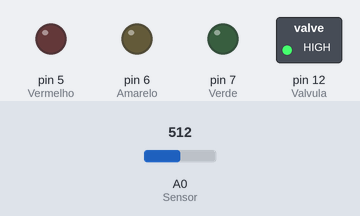
A sketch run on a simulated Arduino Uno, built with avr-gcc and run on an emulated ATmega328P. Parts: switched loads named in the sketch (green lamp = pin HIGH), output pins drawn as LEDs (lit = HIGH). The test bench sets the inputs (shaded band); at power-on: A0 (Sensor) = 512.

Above: at 0.1 s.
At 50.1 s:
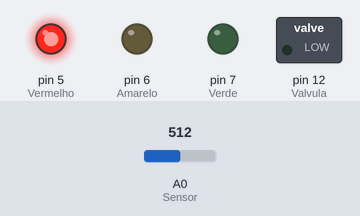
At 125.1 s:
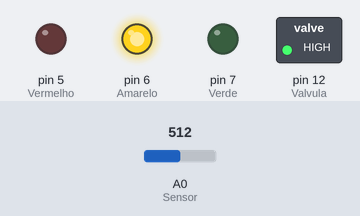
Timing chart, 0 to 126.6 s (numbered marks = the images above):
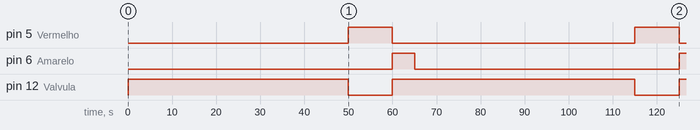

The sketch:

projeto_arduino.ino
```cpp
#include <SoftwareSerial.h>

// Configuração dos pinos para SoftwareSerial
SoftwareSerial espSerial(10, 11); // RX, TX

// Variáveis do programa
const int Sensor = A0;
const int Valvula = 12;
const int limiarSeco = 60;
const int tempoRega = 10; // Tempo de rega em segundos
int umidadeSolo = 0;
int valveActivationCount = 0;

void setup() {
  pinMode(Valvula, OUTPUT);
  digitalWrite(Valvula, HIGH); // Desliga a válvula inicialmente

  // Inicializa os LEDs
  pinMode(5, OUTPUT); // Vermelho
  pinMode(6, OUTPUT); // Amarelo
  pinMode(7, OUTPUT); // Verde

  // Inicializa a comunicação Serial com o computador
  Serial.begin(9600);
  // Inicializa a comunicação Serial com o ESP8266
  espSerial.begin(9600);
}

void loop() {
  // Média das leituras de umidade
  int somaUmidade = 0;
  for (int i = 0; i < 5; i++) {
    somaUmidade += analogRead(Sensor);
    delay(10000); // Espera 10 segundos para a próxima leitura
  }
  umidadeSolo = somaUmidade / 5; // Calcula a média
  umidadeSolo = map(umidadeSolo, 1023, 0, 0, 100); // Converte para porcentagem

  // Envia a umidade do solo para o ESP8266
  espSerial.println("U" + String(umidadeSolo));

  // Lógica de controle da válvula
  if (umidadeSolo < limiarSeco) {
    digitalWrite(5, HIGH); // Vermelho
    digitalWrite(7, LOW);  // Verde
    digitalWrite(Valvula, LOW); // Liga a válvula
    delay(tempoRega * 1000); // Mantém a válvula ligada pelo tempo definido
    digitalWrite(Valvula, HIGH); // Desliga a válvula
    digitalWrite(5, LOW);   // Vermelho
    digitalWrite(6, HIGH);  // Amarelo
    delay(5000); // Espera um pouco antes de fazer a próxima leitura
    digitalWrite(6, LOW);   // Amarelo
    valveActivationCount++;
    // Envia a contagem de ativação da válvula para o ESP8266
    espSerial.println("V" + String(valveActivationCount));
  } else {
    digitalWrite(6, LOW);   // Amarelo
    digitalWrite(7, HIGH);  // Verde
    delay(60000); // Espera até a próxima leitura
  }
}
```

Measured:
- by itself, pin 5 (Vermelho): alternates HIGH for 10.0 s and LOW for 55.0 s
- by itself, pin 6 (Amarelo): LOW → HIGH at 60.0 s, → LOW 5.0 s later, → HIGH 60.0 s later
- by itself, pin 12 (Valvula): alternates HIGH for 55.0 s and LOW for 10.0 s
